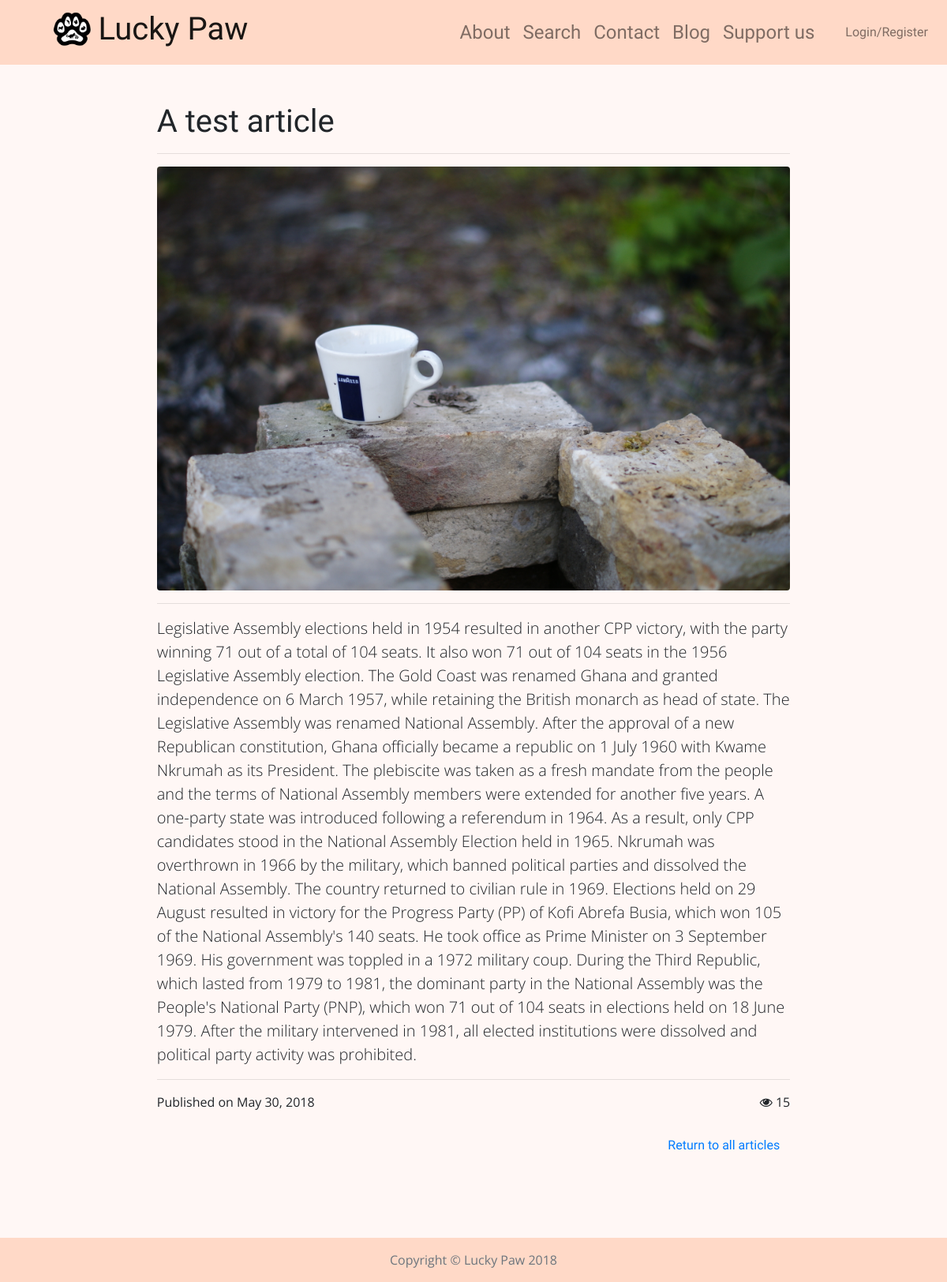
The app's page /article/1/ with its own data.
### app/models.py (models this page shows, shortened)
class Article(models.Model):
    id = models.AutoField(primary_key=True)
    title = models.CharField(max_length=50, default='', blank=True)
    body = models.TextField()
    author = models.CharField(max_length=50, default='', blank=True)
    photo = models.ImageField(upload_to=article_directory_path, default='articles/article_default_image.jpg')
    date_published = models.DateField(auto_now=True)
    view_count = models.IntegerField(default=0)
    featured = models.BooleanField(default=False)

### app/views.py (the view)
# urls.py: path('article/<id>/', views.article, name='article'),
def article(request, id):
    article = get_object_or_404(models.Article, id=id)
    article.view_count += 1
    article.save()
    return render(request, 'app/article.html', { 'article': article })

### app/templates/app/article.html (shortened to what this page needs)
{% extends 'app/base.html' %}
{% load staticfiles %}
{% block content %}
<div class="container col-lg-9 pb-5">
      <h1 class="mt-4">{{ article.title }}</h1>
      <hr>
      <img class="img-fluid rounded w-100" src="{{ article.photo.url }}" alt="">
      <hr>
      <p class="lead">{{ article.body }}</p>
<hr>
    <div>Published on {{ article.date_published }}  <span class="float-right"><i class="fa fa-eye"></i> {{ article.view_count }}</span></div>
    <div class="mt-4"><a class="btn btn-link float-right" href="{% url 'blog' %}">Return to all articles</a></div>
</div>
{% endblock %}

### app/static/css/base.css (style rules this page uses)
h1, h2, h3, h4, h5, h6, a, button { font-family: 'Handlee', cursive; }
body { background-color: #fff7f5; font-family: 'Open Sans', sans-serif; }
html { position: relative; min-height: 100%; }

### records on screen
Article: title "A test article", photo (picture), body "Legislative Assembly elections held in 1954 resulted in another CPP victory, with the party winning 71 out of a total of 104 seats. It also won 71 out of 104 seats in the 1956 Legislative Assembly election. The Gold Coast was renamed Ghana and granted independence on 6 March 1957, while retaining the British monarch as head of state. The Legislative Assembly was renamed National Assembly. After the approval of a new Republican constitution, Ghana officially became a republic on 1 July 1960 with Kwame Nkrumah as its President. The plebiscite was taken as a fresh mandate from the people and the terms of National Assembly members were extended for another five years. A one-party state was…", date_published "May 30, 2018", view_count "15"
